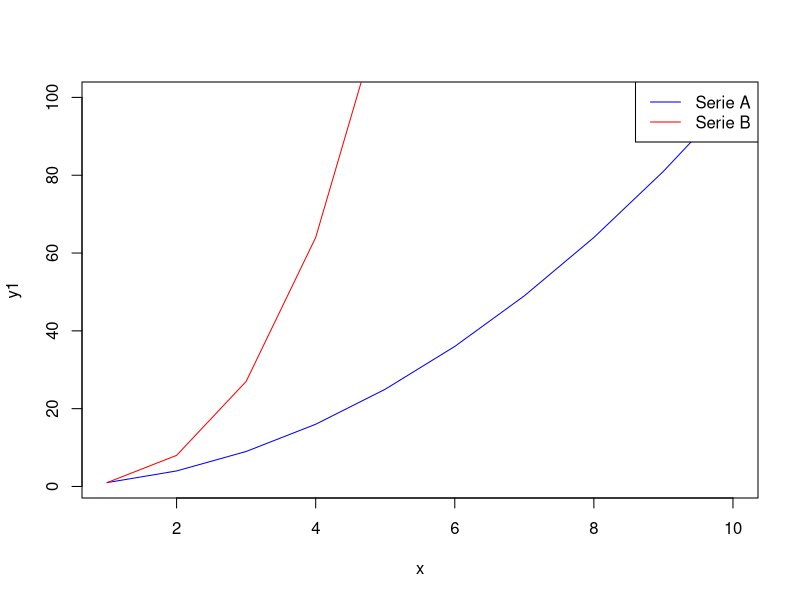
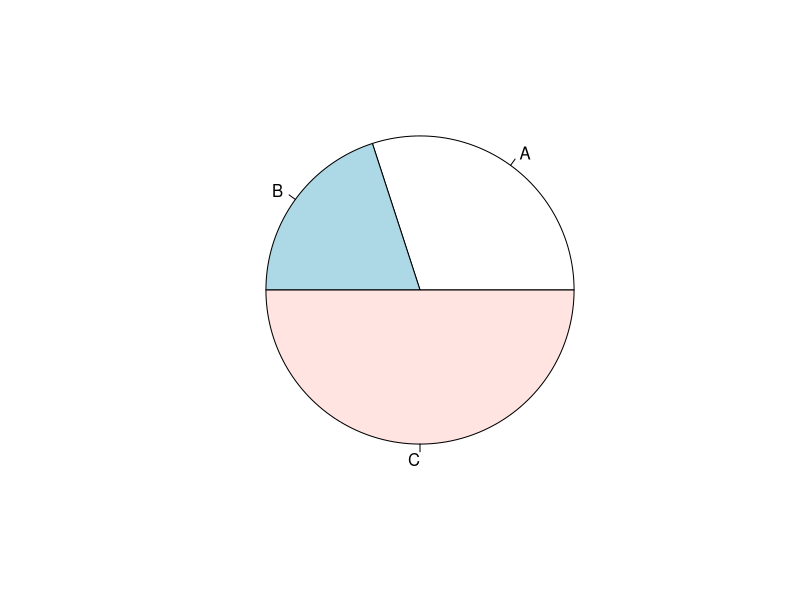
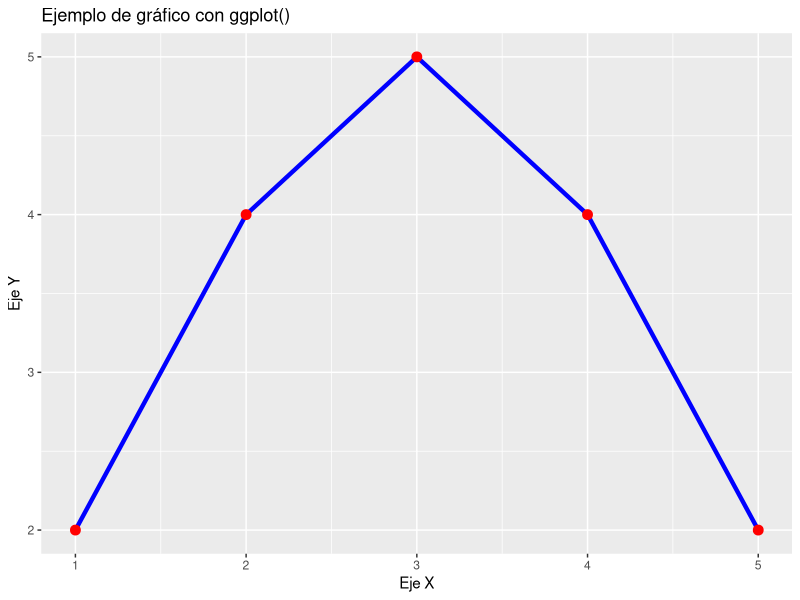

Write the R code that produced these figures, in order.
# Datos para el ejemplo
x <- 1:10
y1 <- x^2
y2 <- x^3

# Gráfico básico sin leyenda
plot(x, y1, type = "l", col = "blue")
lines(x, y2, type = "l", col = "red")

# Agregar leyenda
legend("topright",
       legend = c("Serie A", "Serie B"),
       col = c("blue", "red"),
       lty = 1)
# datos
datos_circulares <- c(30, 20, 50)

# etiquetas
etiquetas <- c("A", "B", "C")

# gráfico circular
pie(datos_circulares, labels=etiquetas)


nivel_tcdd_plasma = c(2.5, 3.1, 2.1, 3.5, 3.1, 1.8, 6.0, 3, 36, 4.7, 6.9, 3.3, 4.6, 1.6, 7.2, 1.8, 20, 2, 2.5, 4.1)
nivel_tcdd_tejido = c(4.9, 5.9, 4.4, 6.9, 7, 4.2, 10, 5.5, 41, 4.4, 7.0, 2.9, 4.6, 1.4, 7.7, 1.1, 11, 2.5, 2.3, 2.5)
di = c(-2.4, -2.8, -2.3, -3.4, -3.9, -2.4, -4.0, -2.5, -5.0, 0.3, -0.1, 0.4, 0, 0.2, -0.5, 0.7, 9, -0.5, 0.2, 1.6)

# Cálculo del intervalo de confianza
alpha <- 0.05
n <- length(nivel_tcdd_plasma)
m <- length(nivel_tcdd_tejido)
df <- n + m - 2
s <- sqrt(((n-1)*var(nivel_tcdd_plasma) + (m-1)*var(nivel_tcdd_tejido))/df)

t_crit <- qt(1 - (alpha/2), df)

left_end <- mean(nivel_tcdd_plasma) - mean(nivel_tcdd_tejido) - t_crit*s*sqrt(1/n + 1/m)
right_end <- mean(nivel_tcdd_plasma) - mean(nivel_tcdd_tejido) + t_crit*s*sqrt(1/n + 1/m)

cat("Intervalo de confianza del 95% para la diferencia entre las medias verdaderas de los niveles de TCDD en plasma y tejido adiposo:")
cat(left_end, ",", right_end)



library(ggplot2)

# Creamos un dataset
data <- data.frame(x = c(1, 2, 3, 4, 5), y = c(2, 4, 5, 4, 2))

# Creamos el gráfico
ggplot(data, aes(x = x, y = y)) +
  geom_line(color = "blue", size = 1.5) +
  geom_point(color = "red", size = 3) +
  labs(title = "Ejemplo de gráfico con ggplot()", x = "Eje X", y = "Eje Y")


